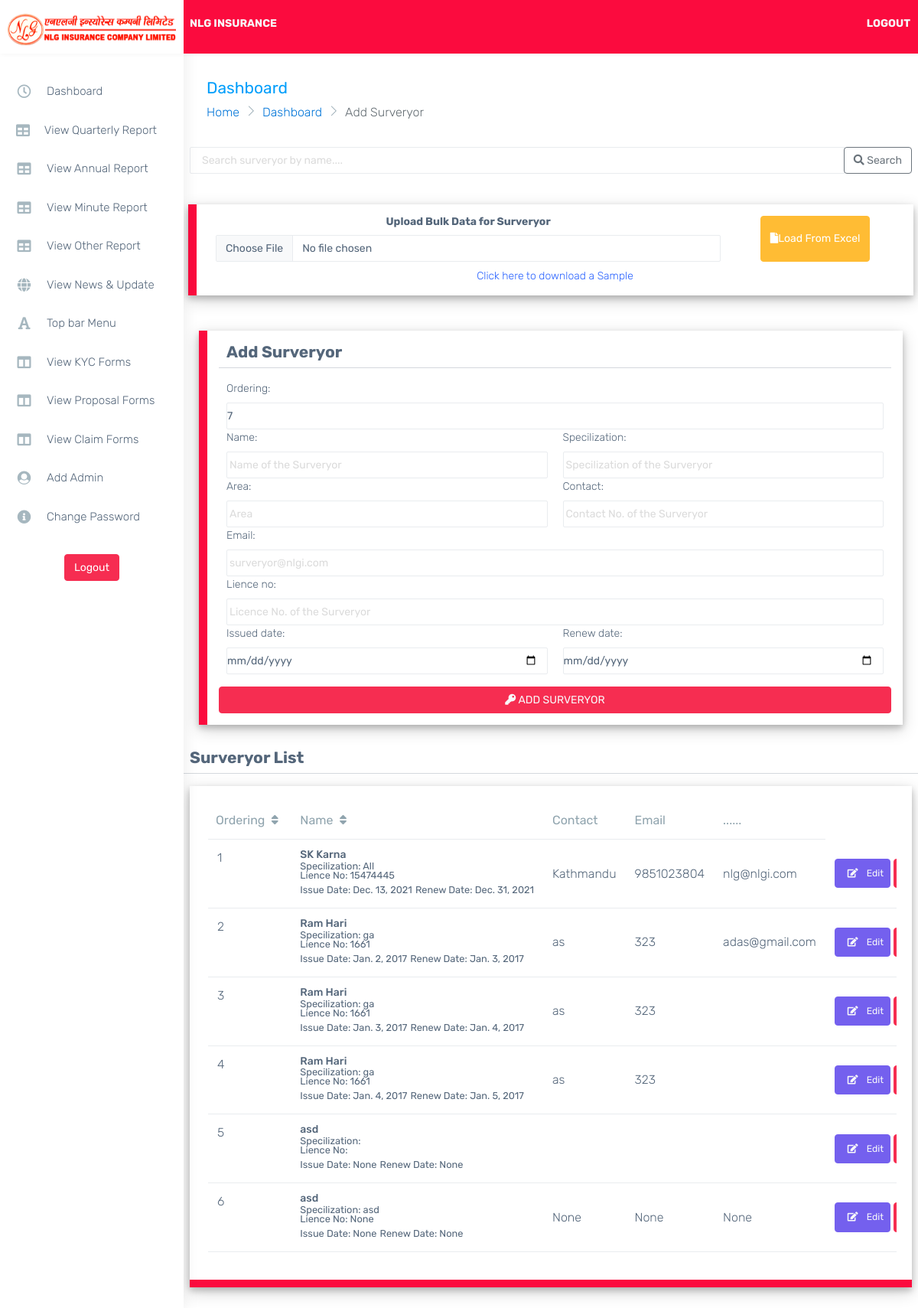
/addSurveryor, run on the app's committed database.
### landing/models.py (models this page shows, shortened)
class Surveryor(models.Model):
    ordering = models.IntegerField()
    name = models.CharField(max_length=200, null = True, blank= True, )
    specilization = models.CharField(max_length=100, null = True, blank= True, )
    lience_no = models.CharField(max_length=100, null = True, blank = True, )
    issued_date = models.DateField(null = True, blank = True)
    renew_date = models.DateField(null = True, blank=True)
    area = models.CharField(max_length=100, null = True, blank= True, )
    contact = models.CharField(max_length=100, null = True, blank= True, )
    email = models.CharField(max_length=100, null = True, blank= True, )
    objects = models.Manager()

### manager/views.py (the view)
# urls.py: path('addSurveryor', views.addSurveryor, name='addSurveryor'),
def addSurveryor(request):
    form = SurveryorF(request.POST or None)
    agent = Surveryor.objects.all().order_by('ordering')
    form.fields['ordering'].initial = agent.count()+1
    page = request.GET.get('page', 1)
    paginator = Paginator(agent, 40)
    try:
        data = paginator.page(page)
    except PageNotAnInteger:
        data = paginator.page(1)
    except EmptyPage:
        data = paginator.page(paginator.num_pages)
    dist = {
        'form':form,
        'data':data
    }
    if form.is_valid():
        form.save()
        messages.success(request, "Surveryor Saved Succesfully")
        return HttpResponseRedirect(reverse('manager:addSurveryor'))
    else:
        return render(request, 'manager/addSurveryor.html',dist )
    return render(request, 'manager/addSurveryor.html',dist )

### manager/forms.py
class SurveryorF(forms.ModelForm):
    def __init__(self, *args, **kwargs):
        super(SurveryorF, self).__init__(*args, **kwargs)
        for visible in self.visible_fields():
            visible.field.widget.attrs['class'] = 'form-control ps-0 form-control-line'
    class Meta:
        model = Surveryor
        fields = ('__all__')
        widgets ={
            'ordering':forms.NumberInput(attrs={'class':'form-control ps-0 form-control-line'}),
            'name':forms.TextInput(attrs={'placeholder':'Name of the Surveryor'}),
            'specilization':forms.TextInput(attrs={'placeholder':'Specilization of the Surveryor'}),
            'lience_no':forms.TextInput(attrs={'placeholder':'Licence No. of the Surveryor'}),
            'issued_date':forms.DateInput(attrs={'type':'date'}),
            'renew_date':forms.DateInput(attrs={'type':'date'}),
            'area':forms.TextInput(attrs={'placeholder':'Area'}),
            'contact':forms.TextInput(attrs={'placeholder':'Contact No. of the Surveryor'}),
            'email':forms.EmailInput(attrs={'placeholder':'surveryor@nlgi.com'}),
        }

### templates/manager/addSurveryor.html (shortened to what this page needs)
{% extends "manager/dashboard.html" %}
{% load static %}
{% block inner %}
<div class="page-breadcrumb">
    <div class="row align-items-center">
        <div class="col-md-6 col-8 align-self-center">
            <h3 class="page-title mb-0 p-0">Dashboard</h3>
            <div class="d-flex align-items-center">
                <nav aria-label="breadcrumb">
                    <ol class="breadcrumb">
                        <li class="breadcrumb-item"><a href="{%url 'landing:landing'%}">Home</a></li>
                        <li class="breadcrumb-item"><a href="{%url 'manager:dashboard'%}">Dashboard</a></li>
                        <li class="breadcrumb-item active" aria-current="page">Add Surveryor</li>
                    </ol>
                </nav>
            </div>
        </div>
    </div>
</div>
    <div class="col-12 p-2">
        <form action="{%url 'manager:search' 'surveyor'%}">
          <div class="input-group mb-3">
            <input type="text" name="search" class="form-control form-control-line" placeholder="Search surveryor by name...." aria-label="Search surveryor by name...." aria-describedby="basic-addon2">
            <div class="input-group-append">
              <button class="btn btn-outline-secondary" type="submit">
                <i class="fa fa-search"></i>
                Search
              </button>
            </div>
          </div>
        </form>
    </div>
    <div class="p-3">
        <form action="{%url 'manager:loadDataSuv'%}" method="post" enctype="multipart/form-data">
            <div class="row formbox">
                <div class="col-md-9 col-12 text-center">
                    <h6>Upload Bulk Data for Surveryor</h6>
                    <input type="file" name="excelfile" class="form-control form-control-line" required>
                </div>
                <div class="col-md-3 col-12 d-flex justify-content-center">
                    <button class="btn btn-warning"> <i class="fa fa-file"></i>Load From Excel</button>
                </div>
                <div class="col-12 text-center pt-2">
                    <a href="{%static 'surveryor.xlsx'%}" download>Click here to download a Sample</a>
                </div>
            </div>
        </form>
    </div>
    <form action="" method="post" style="width: 100%; padding: 30px;">
        <div class="row formbox">
            <h3>Add Surveryor</h3>
            <hr>
            <div class="col-12">
                {{form.ordering.label_tag}}
                {{form.ordering}}
            </div>
            <div class="col-6">
                {{form.name.label_tag}}
                {{form.name}}
            </div>
            <div class="col-6">
                {{form.specilization.label_tag}}
                {{form.specilization}}
            </div>
            <div class="col-6">
                {{form.area.label_tag}}
                {{form.area}}
            </div>
            <div class="col-6">
                {{form.contact.label_tag}}
                {{form.contact}}
            </div>
            <div class="col-12">
                {{form.email.label_tag}}
                {{form.email}}
            </div>
            <div class="col-12">
                {{form.lience_no.label_tag}}
                {{form.lience_no}}
            </div>
            <div class="col-6">
                {{form.issued_date.label_tag}}
                {{form.issued_date}}
            </div>
            <div class="col-6">
                {{form.renew_date.label_tag}}
                {{form.renew_date}}
            </div>
            <br>
            <button class=" mt-3 btn btn-danger btn-block text-light" id="submit"> <i class="fa fa-key"></i> ADD SURVERYOR </button>
        </div>
    </form>
    <div class="row ps-2 pe-2">
        <H3>Surveryor List</H3>
        <hr>
        <div class="col-sm-12">
            <div class="card">
                <div class="card-body">
                    <div class="table-responsive">
                        <table class="table stylish-table no-wrap" id="tableSort">
                            <thead>
                                <tr>
                                    <th class="border-top-0" onclick="sortTable(0)">Ordering <i class="fa fa-sort p-1"></i></th>
                                    <th class="border-top-0" onclick="sortTable(1)"> Name <i class="fa fa-sort p-1"></i></th>
                                    <th class="border-top-0">Contact</th>
                                    <th class="border-top-0">Email</th>
                                    <th class="border-top-0">......</th>
                                </tr>
                            </thead>
                            <tbody>
                                {% for i in data %}
                                    <tr>
                                        <td>
                                            {{i.ordering}}
                                        </td>
                                        <td class="align-middle">
                                            <h6> {{i.name}} </h6>
                                            <small class="d-block">Specilization: {{i.specilization}}</small>
                                            <small class="d-block">Lience No: {{i.lience_no}}</small>
                                            <small>Issue Date: {{i.issued_date}}</small>
                                            <small>Renew Date: {{i.renew_date}}</small>
                                        </td>
                                        <td class="align-middle">
                                            {{i.area}}
                                        </td>
                                        <td class="align-middle">
                                            {{i.contact}}
                                        </td>
                                        <td class="align-middle">
                                            {{i.email}}
                                        </td>
                                        <td class="align-middle">
                                            <a href="{%url 'manager:editSurvey' i.id%}">
                                                <button class="text-light btn btn-sm btn-primary">
                                                    <i class="fa fa-edit p-2"></i>
                                                        Edit
                                                </button>
                                            </a>
                                            <button class=" text-light btn btn-sm  btn-danger btn-danger" data-bs-toggle="modal" data-bs-target="#exampleModal{{i.id}}">
                                            </button>
                                        </td>
                                    </tr>
                                {% endfor %}
                            </tbody>
                        </table>
                    </div>
                </div>
            </div>
        </div>
    </div>
{% endblock inner %}

### templates/manager/dashboard.html (style rules this page uses)
.card { box-shadow: 0 4px 8px 0 rgb(0 0 0 / 20%), 0 6px 20px 0 rgb(0 0 0 / 19%)!important; }
.formbox { background-color: white; padding: 15px; box-shadow: 0 4px 8px 0 rgb(0 0 0 / 20%), 0 6px 20px 0 rgb(0 0 0 / 19%)!important; }
.card { border-bottom: 10px solid #fb0b3e; cursor: pointer; }
.formbox { border-left: 11px solid #fb0b3e; }
*::placeholder { color: rgb(219, 219, 219)!important; padding-left: 3px; }

### data on the page
Surveryor: ordering "1", name "SK Karna", specilization "All", lience_no "15474445", issued_date "Dec. 13, 2021", renew_date "Dec. 31, 2021", area "Kathmandu", contact "9851023804", email "nlg@nlgi.com"
Surveryor: ordering "2", name "Ram Hari", specilization "ga", lience_no "1661", issued_date "Jan. 2, 2017", renew_date "Jan. 3, 2017", area "as", contact "323", email "adas@gmail.com"
Surveryor: ordering "3", name "Ram Hari", specilization "ga", lience_no "1661", issued_date "Jan. 3, 2017", renew_date "Jan. 4, 2017", area "as", contact "323"
Surveryor: ordering "4", name "Ram Hari", specilization "ga", lience_no "1661", issued_date "Jan. 4, 2017", renew_date "Jan. 5, 2017", area "as", contact "323"
Surveryor: ordering "5", name "asd", issued_date "None", renew_date "None"
Surveryor: ordering "6", name "asd", specilization "asd", lience_no "None", issued_date "None", renew_date "None", area "None", contact "None", email "None"
